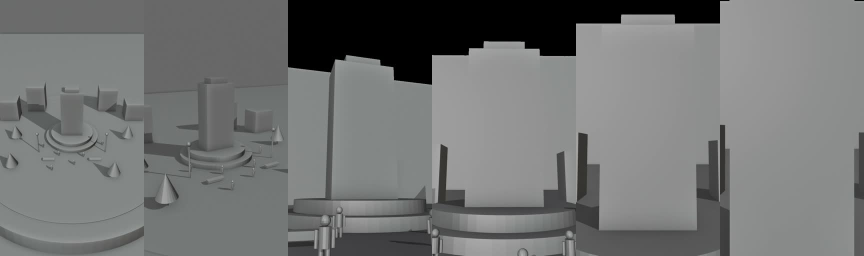
#> input picture templates/me/clay-strip.jpg, 1728 x 512 px (shown at 1/2 size)
$ python -i intake.py   (imports and definitions only)   (older library calls are emulated)
#> lines starting #> are read from the running program, lines starting #| are printed output that depends on the picture
"""Stage 0 intake checks (Gate A). CPU only, runs in seconds.
~/ComfyUI/venv/bin/python tools/intake.py --hero shop.jpg [--extra a.jpg b.jpg] --out runs/x/intake.json
Exit code 0 = hero passes; 1 = hero fails (reasons are written in plain words for the owner)."""
import argparse, json, sys
from pathlib import Path
import cv2, numpy as np

MIN_SHORT_SIDE = 1080      # px
MIN_SHARPNESS = 60.0       # Laplacian variance at 1024 px long side
MAX_CLIPPED = 0.08         # share of pixels that are pure black or pure white

def check(path):
#> called with path = '../templates/me/clay-strip.jpg'
    img = cv2.imread(str(path))
#> img is the input picture: shape (512, 1728, 3); mean B, G, R 115.6, 116.1, 114.6
    if img is None:
        return {"file": str(path), "ok": False, "reasons": ["This file is not an image we can read."]}
    h, w = img.shape[:2]
#> h = 512; w = 1728
    s = 1024 / max(h, w)
#> s = 0.593
    small = cv2.resize(img, (int(w * s), int(h * s)), interpolation=cv2.INTER_AREA)
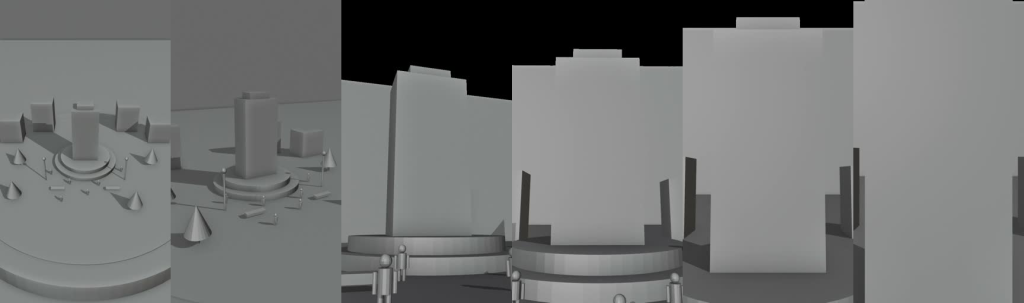
#> small: shape (303, 1024, 3); mean B, G, R 115.6, 116.1, 114.6
    gray = cv2.cvtColor(small, cv2.COLOR_BGR2GRAY)
    sharp = float(cv2.Laplacian(gray, cv2.CV_64F).var())
#> sharp = 127.1
    dark, bright = float((gray < 6).mean()), float((gray > 249).mean())
#> dark = 0.0892; bright = 0
    # TODO: Haar gives false faces on busy shop windows (4 on a blurred bakery photo). Swap to YuNet or Florence2 OD.
    faces = cv2.CascadeClassifier(cv2.data.haarcascades + "haarcascade_frontalface_default.xml").detectMultiScale(gray, 1.1, 6, minSize=(24, 24))
#> faces = ()
    reasons = []
    if min(h, w) < MIN_SHORT_SIDE: reasons.append(f"Too small ({w}x{h}). Please send a photo at least {MIN_SHORT_SIDE} px on the short side.")
    if sharp < MIN_SHARPNESS: reasons.append("Looks blurry. Please hold the phone still or tap to focus.")
    if dark > MAX_CLIPPED: reasons.append("Too dark in places. Please shoot in daylight or turn the lights on.")
    if bright > MAX_CLIPPED: reasons.append("Too bright in places (washed out). Please avoid shooting into the sun.")
    return {"file": str(path), "ok": not reasons, "reasons": reasons, "size": [w, h], "sharpness": round(sharp, 1),
            "dark_share": round(dark, 3), "bright_share": round(bright, 3), "faces": len(faces),
            "face_boxes": [[int(v / s) for v in f] for f in faces]}

ap = argparse.ArgumentParser()
# [2 lines not run here, left out]
# [1 line that did not run here, left out]
# [1 line that did not run here, left out]
# [4 lines not run here, left out]

>>> result = check('../templates/me/clay-strip.jpg')
#> result = 9 items

$ run again, on templates/me/keyframe_A.png
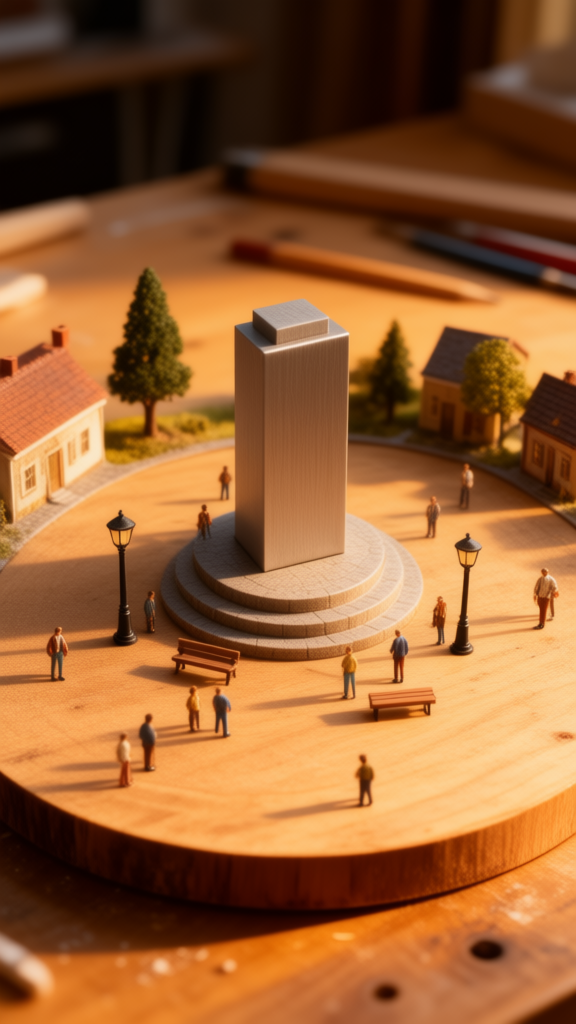
#> input picture templates/me/keyframe_A.png, 576 x 1024 px
#> in check, img is the input picture: shape (1024, 576, 3); mean B, G, R 51.8, 96.2, 151
#> in check, `gray = cv2.cvtColor(small, cv2.COLOR_BGR2GRAY)`:
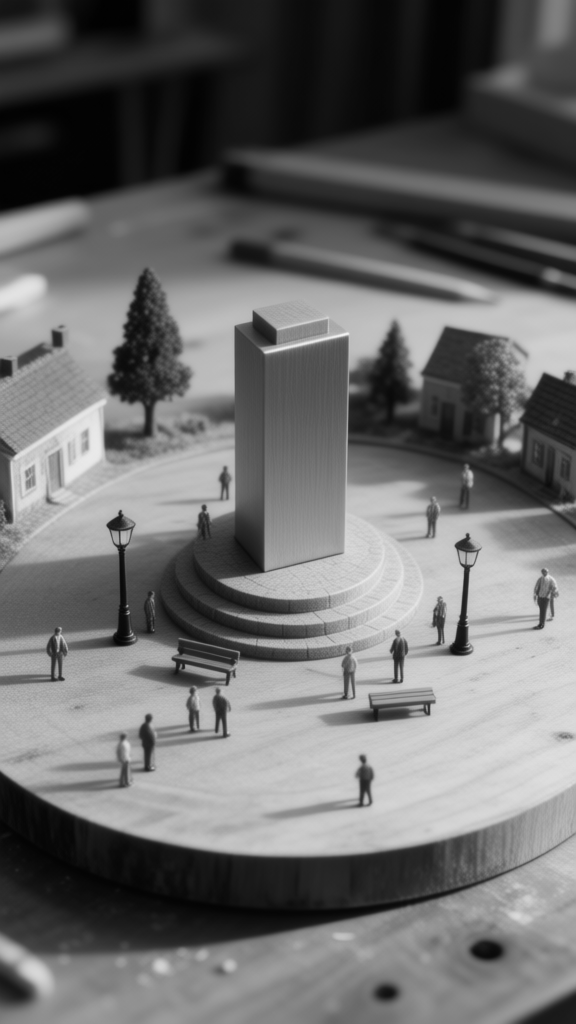
#> gray: shape (1024, 576); min 1, max 244, mean 107.6
#> sharp = 76.16
#> dark = 0.0266; bright = 0
#> faces = ()
#> result = 9 items
